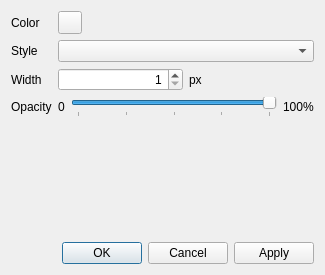
<?xml version="1.0" encoding="UTF-8"?>
<ui version="4.0">
 <class>MeshPropertiesDialog</class>
 <widget class="QDialog" name="MeshPropertiesDialog">
  <property name="geometry">
   <rect>
    <x>0</x>
    <y>0</y>
    <width>325</width>
    <height>275</height>
   </rect>
  </property>
  <property name="windowTitle">
   <string>Mesh Properties</string>
  </property>
  <layout class="QVBoxLayout" name="verticalLayout">
   <item>
    <layout class="QGridLayout" name="gridLayout">
     <item row="2" column="1">
      <layout class="QHBoxLayout" name="horizontalLayout_4">
       <item>
        <widget class="QSpinBox" name="sbxLineWidth_2">
         <property name="alignment">
          <set>Qt::AlignRight|Qt::AlignTrailing|Qt::AlignVCenter</set>
         </property>
         <property name="minimum">
          <number>1</number>
         </property>
         <property name="maximum">
          <number>5</number>
         </property>
        </widget>
       </item>
       <item>
        <widget class="QLabel" name="label_12">
         <property name="text">
          <string>px</string>
         </property>
        </widget>
       </item>
      </layout>
     </item>
     <item row="1" column="0">
      <widget class="QLabel" name="label_8">
       <property name="sizePolicy">
        <sizepolicy hsizetype="Minimum" vsizetype="Preferred">
         <horstretch>0</horstretch>
         <verstretch>0</verstretch>
        </sizepolicy>
       </property>
       <property name="text">
        <string>Style</string>
       </property>
      </widget>
     </item>
     <item row="0" column="0">
      <widget class="QLabel" name="label_7">
       <property name="text">
        <string>Color</string>
       </property>
      </widget>
     </item>
     <item row="1" column="1">
      <widget class="QComboBox" name="cbxLineStyle_2">
       <property name="sizePolicy">
        <sizepolicy hsizetype="Expanding" vsizetype="Fixed">
         <horstretch>0</horstretch>
         <verstretch>0</verstretch>
        </sizepolicy>
       </property>
      </widget>
     </item>
     <item row="0" column="1">
      <widget class="QToolButton" name="btnLineColor_2">
       <property name="text">
        <string/>
       </property>
      </widget>
     </item>
     <item row="2" column="0">
      <widget class="QLabel" name="label_9">
       <property name="text">
        <string>Width</string>
       </property>
      </widget>
     </item>
     <item row="3" column="0">
      <widget class="QLabel" name="label_14">
       <property name="text">
        <string>Opacity</string>
       </property>
      </widget>
     </item>
     <item row="3" column="1">
      <layout class="QHBoxLayout" name="horizontalLayout_7">
       <item>
        <widget class="QLabel" name="label_15">
         <property name="text">
          <string>0</string>
         </property>
        </widget>
       </item>
       <item>
        <widget class="QSlider" name="sldMeshOpacity_2">
         <property name="maximum">
          <number>100</number>
         </property>
         <property name="value">
          <number>100</number>
         </property>
         <property name="orientation">
          <enum>Qt::Horizontal</enum>
         </property>
         <property name="tickPosition">
          <enum>QSlider::TicksBelow</enum>
         </property>
         <property name="tickInterval">
          <number>25</number>
         </property>
        </widget>
       </item>
       <item>
        <widget class="QLabel" name="lblMeshOpacity_2">
         <property name="text">
          <string>100%</string>
         </property>
        </widget>
       </item>
      </layout>
     </item>
    </layout>
   </item>
   <item>
    <spacer name="verticalSpacer">
     <property name="orientation">
      <enum>Qt::Vertical</enum>
     </property>
     <property name="sizeHint" stdset="0">
      <size>
       <width>20</width>
       <height>40</height>
      </size>
     </property>
    </spacer>
   </item>
   <item>
    <widget class="QDialogButtonBox" name="buttonBox">
     <property name="standardButtons">
      <set>QDialogButtonBox::Apply|QDialogButtonBox::Cancel|QDialogButtonBox::Ok</set>
     </property>
    </widget>
   </item>
  </layout>
 </widget>
 <resources/>
 <connections/>
</ui>
